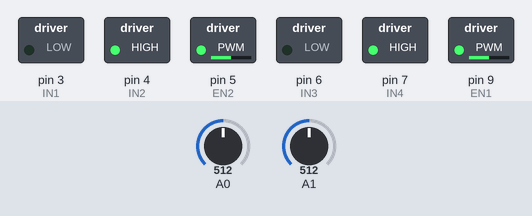
Recording of a sketch running on a simulated Arduino Uno, built with avr-gcc and run on an emulated ATmega328P. Parts: switched loads named in the sketch (green lamp = pin HIGH). Inputs (shaded band) come from the test bench; at power-on: A0 = 512, A1 = 512.

Above: at 1.2 s.
1.3 s: A0 set to 716
At 2.3 s:
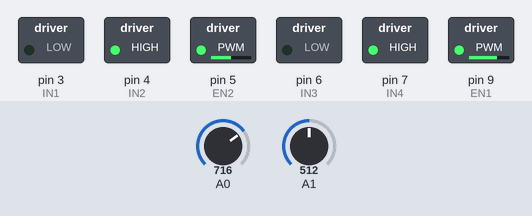
2.8 s: A1 set to 716
At 3.4 s:
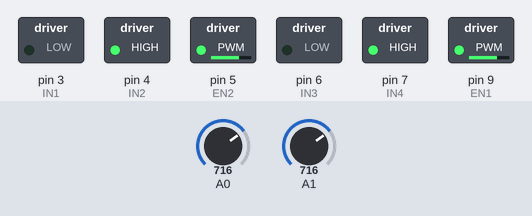
4.3 s: A0 set to 900
At 5.5 s:
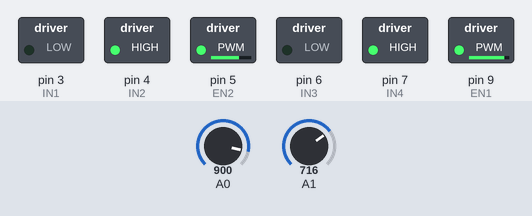
5.8 s: A1 set to 900
At 6.9 s:
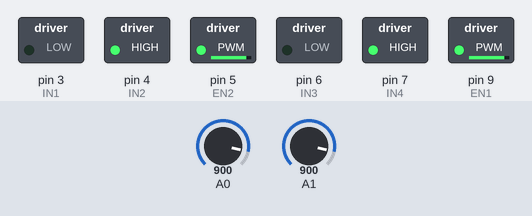
7.3 s: A0 set to 511
At 8.0 s:
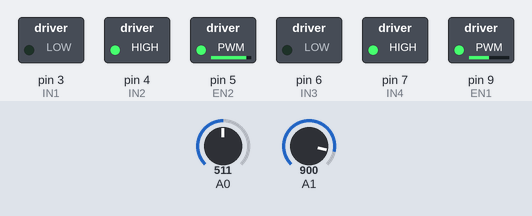
8.8 s: A1 set to 122
At 9.2 s:
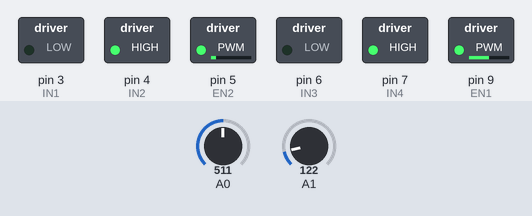
Timing chart, 0 to 11.3 s (numbered marks = the images above; inputs shaded):
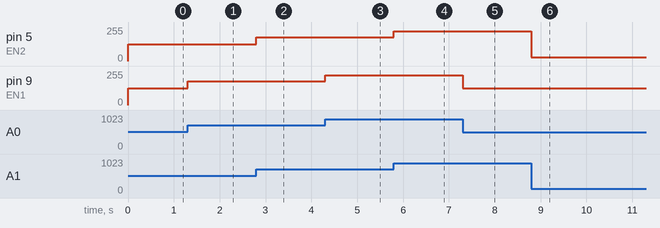

The sketch:

Tarefa5ControleDeVelocidadeComPonteH.ino
```cpp
/* Enunciado
Para realizar esta tarefa copie o circuito disponível neste link, que é a mesma base da Tarefa de Controle de Direção. Será seu ponto de partida para realizar a programação e a adição dos componentes necessários para cumprir o objetivo proposto.

Perguntas dessa tarefa
Como foi visto aqui no curso, é possível realizar controles dispositivos que não necessariamente devem ter apenas os estados LIGADO e DESLIGADO. Isso é possível utilizando PWM para modular um pulso de onda quadrada para simular a intensidade luminosa ou controlar a velocidade angular de um motor.

Nesta tarefa você deve modificar o circuito sugerido adicionando 2 potenciômetros. Cada potenciômetro deve ser utilizado para controlar a velocidade de um dos motores ligados à ponte-h. Faça as mudanças necessárias no circuito caso necessite. Para testar mantenha os motores girando, não importa o sentido, e então ajuste suas velocidades com cada potenciômetro. Cada motor deve ter sua velocidade individual controlada pelo potenciômetro relacionado a ele.
*/
#define EN1 9
#define IN1 3
#define IN2 4

#define EN2 5
#define IN3 6
#define IN4 7

void setup() {

  pinMode(EN1, OUTPUT);
  pinMode(IN1, OUTPUT);
  pinMode(IN2, OUTPUT);

  pinMode(EN2, OUTPUT);
  pinMode(IN3, OUTPUT);
  pinMode(IN4, OUTPUT);

  pinMode(A0, INPUT);
  pinMode(A1, INPUT);

  //digitalWrite(EN1, HIGH);
  //analogWrite(EN1, 128);
  //digitalWrite(EN2, HIGH);

  digitalWrite(IN2, HIGH);
  digitalWrite(IN4, HIGH);

  /*
  	IN1 | IN2  | MOTOR1
    HIGH  LOW    HORARIO
    LOW   HIGH   ANTI-HORARIO
    LOW   LOW    IRRELEVANTE
    HIGH  HIGH   IRRELEVANTE

  	IN3 | IN4  | MOTOR2
    HIGH  LOW    ANTI-HORARIO
    LOW   HIGH   HORARIO
    LOW   LOW    IRRELEVANTE
    HIGH  HIGH   IRRELEVANTE
  */

}

void loop() {
  int pot1 = analogRead(A0);
  int pot2 = analogRead(A1);

  int vel1 = map(pot1, 0, 1023, 0, 255);
  int vel2 = map(pot2, 0, 1023, 0, 255);
  analogWrite(EN1, vel1);
  analogWrite(EN2, vel2);
}
```

Measured:
- after the input at 1.3 s, pin 9 (EN1): 127/255 → 178/255 at once
- after the input at 2.8 s, pin 5 (EN2): 127/255 → 178/255 at once
- after the input at 4.3 s, pin 9 (EN1): 178/255 → 224/255 at once
- after the input at 5.8 s, pin 5 (EN2): 178/255 → 224/255 at once
- after the input at 7.3 s, pin 9 (EN1): 224/255 → 127/255 at once
- after the input at 8.8 s, pin 5 (EN2): 224/255 → 30/255 at once
